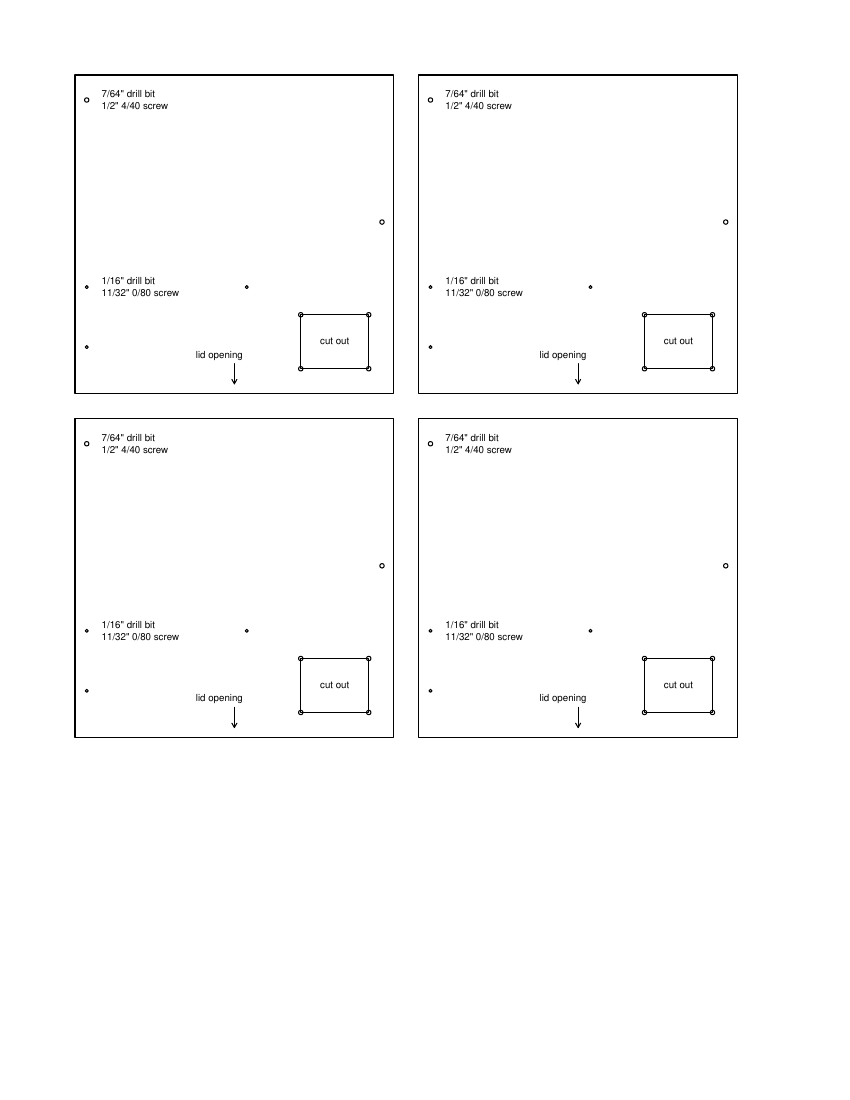

Recreate this plot in R.
## layout for screws for CO2 monitor

# box is 3 3/16 x 3 3/16 (inches)
# lcd display screw holes are at 75mm x 31mm
# arduino nano every screw holes are at 40.64mm x 15.24mm
# senseair s8 opening is 0.68" wide x 0.54" wide
# ...need width and height of micro-usb port

w <- (3 + 3/16)*1000
lmargin <- 750
tmargin <- 750

pdf("co2_monitor_layout.pdf", height=11, width=8.5)
par(bty="n", mar=rep(0,4), oma=rep(0,4))

plot(0,0,xlim=c(0,8500), ylim=c(11000,0), xaxs="i", yaxs="i",
     xaxt="n", yaxt="n", xlab="", ylab="", type="n")


make_layout <- function(lmargin, tmargin) {

    # box
    rect(lmargin, tmargin, w+lmargin, w+tmargin, col=NA, border="black")

    # screws for LCD display
    led_width <- (75/25.4)*1000
    left <- w/2 - led_width/2 + lmargin
    right <- w/2 + led_width/2 + lmargin
    top <- tmargin+ 250
    bottom <- top + (31/25.4)*1000

    points(c(left, right), c(top, bottom), cex=0.6)

    text(left+150, top, '7/64" drill bit\n1/2" 4/40 screw',
         cex=0.6, adj=c(0, 0.5))


    # screws for arduino
    arduino_width <- 4.064/2.54*1000
    arduino_height <- 1.524/2.54*1000
    top <- bottom + 650
    bottom <- top+arduino_height
    right <- left+arduino_width

    points(c(left, left, right), c(top, bottom, top), cex=0.4)

    text(left+150, top, '1/16" drill bit\n11/32" 0/80 screw',
         cex=0.6, adj=c(0, 0.5))


    # opening for senseair s8
    s8_width <- 680
    s8_height <- 540

    bottom <- tmargin + w - 250
    right <- lmargin + w - 250
    top <- bottom - s8_height
    left <- right - s8_width
    rect(left, top, right, bottom, col=NA, border="black")
    points(c(left, left, right, right), c(top, bottom, top, bottom), cex=0.6)
    text((left+right)/2, (top+bottom)/2, "cut out", cex=0.6)

    # arrow pointing to lid opening
    arrows(lmargin + w/2, tmargin+w-300, lmargin+w/2, tmargin+w-100, len=0.05)
    text(lmargin+w/2-150, tmargin+w-380, "lid opening", cex=0.6)

}

make_layout(lmargin, tmargin)

make_layout(lmargin, tmargin*4/3+w)

make_layout(lmargin*4/3+w, tmargin)

make_layout(lmargin*4/3+w, tmargin*4/3+w)



dev.off()
